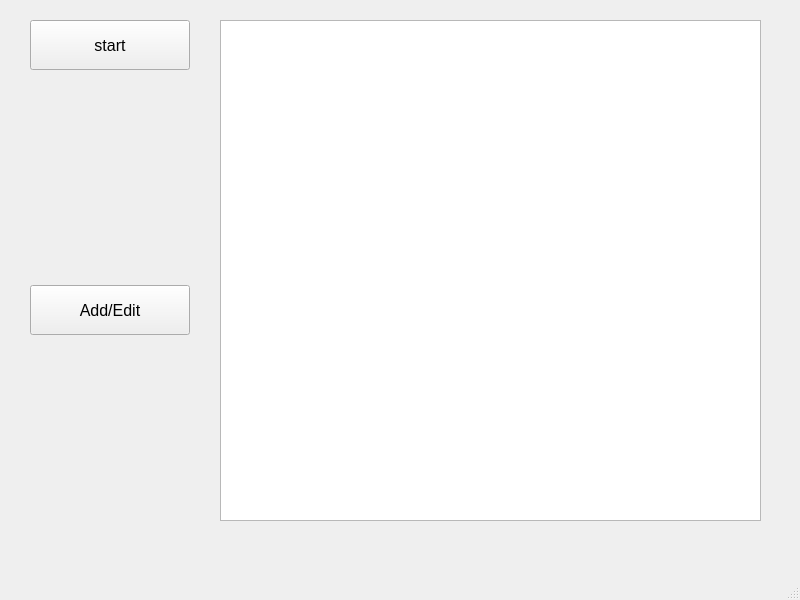
<?xml version="1.0" encoding="UTF-8"?>
<ui version="4.0">
 <class>MainWindow</class>
 <widget class="QMainWindow" name="MainWindow">
  <property name="geometry">
   <rect>
    <x>0</x>
    <y>0</y>
    <width>800</width>
    <height>600</height>
   </rect>
  </property>
  <property name="windowTitle">
   <string>MainWindow</string>
  </property>
  <widget class="QWidget" name="centralwidget">
   <widget class="QTableWidget" name="tableWidget">
    <property name="geometry">
     <rect>
      <x>220</x>
      <y>20</y>
      <width>541</width>
      <height>501</height>
     </rect>
    </property>
   </widget>
   <widget class="QPushButton" name="btn">
    <property name="geometry">
     <rect>
      <x>30</x>
      <y>20</y>
      <width>160</width>
      <height>50</height>
     </rect>
    </property>
    <property name="font">
     <font>
      <pointsize>12</pointsize>
     </font>
    </property>
    <property name="text">
     <string>start</string>
    </property>
   </widget>
   <widget class="QPushButton" name="btn_2">
    <property name="geometry">
     <rect>
      <x>30</x>
      <y>285</y>
      <width>160</width>
      <height>50</height>
     </rect>
    </property>
    <property name="font">
     <font>
      <pointsize>12</pointsize>
     </font>
    </property>
    <property name="text">
     <string>Add/Edit</string>
    </property>
   </widget>
  </widget>
  <widget class="QMenuBar" name="menubar">
   <property name="geometry">
    <rect>
     <x>0</x>
     <y>0</y>
     <width>800</width>
     <height>21</height>
    </rect>
   </property>
  </widget>
  <widget class="QStatusBar" name="statusbar"/>
 </widget>
 <resources/>
 <connections/>
</ui>
